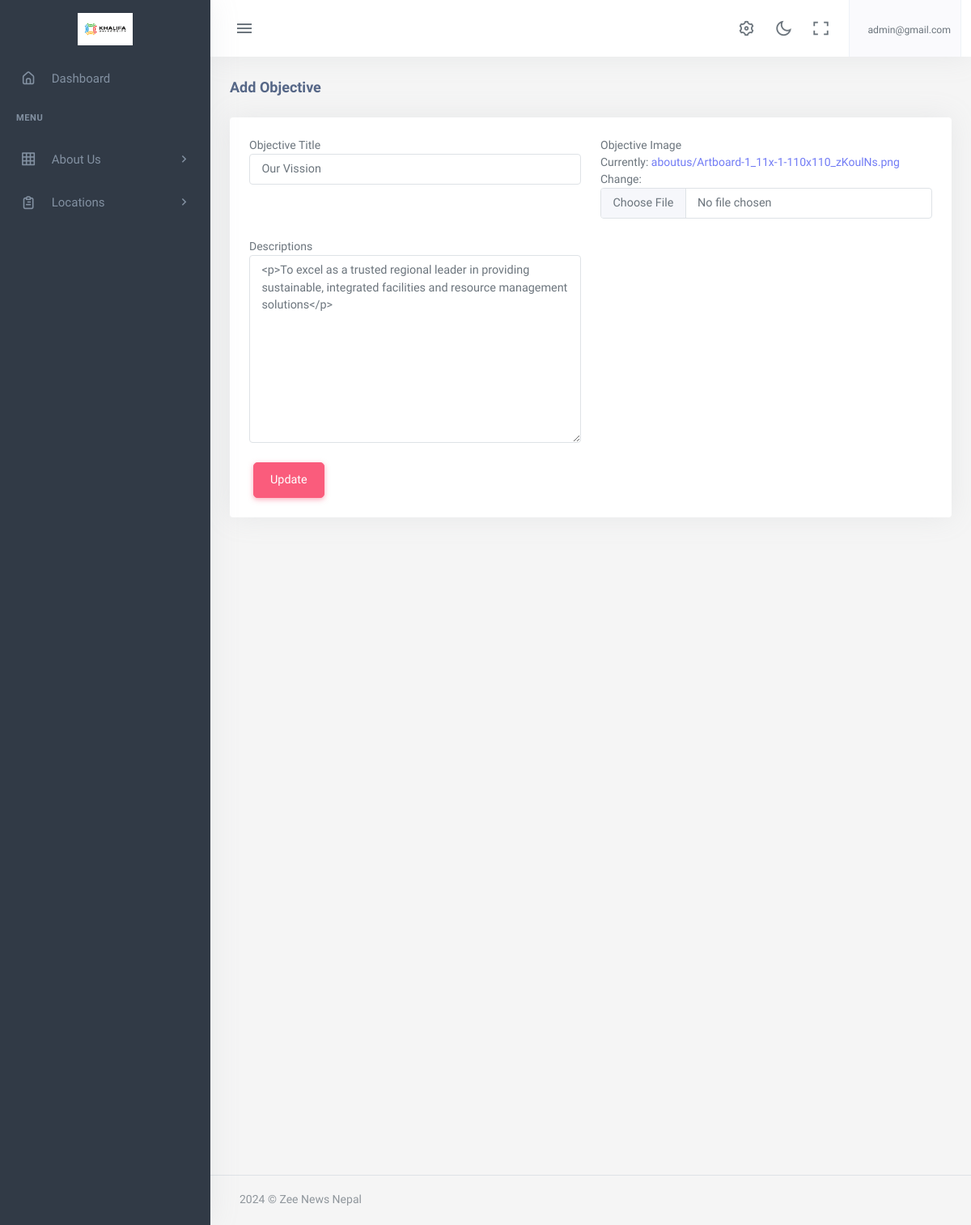
The app's page /dashboard/about/objective/detail/1 (signed in), older data.
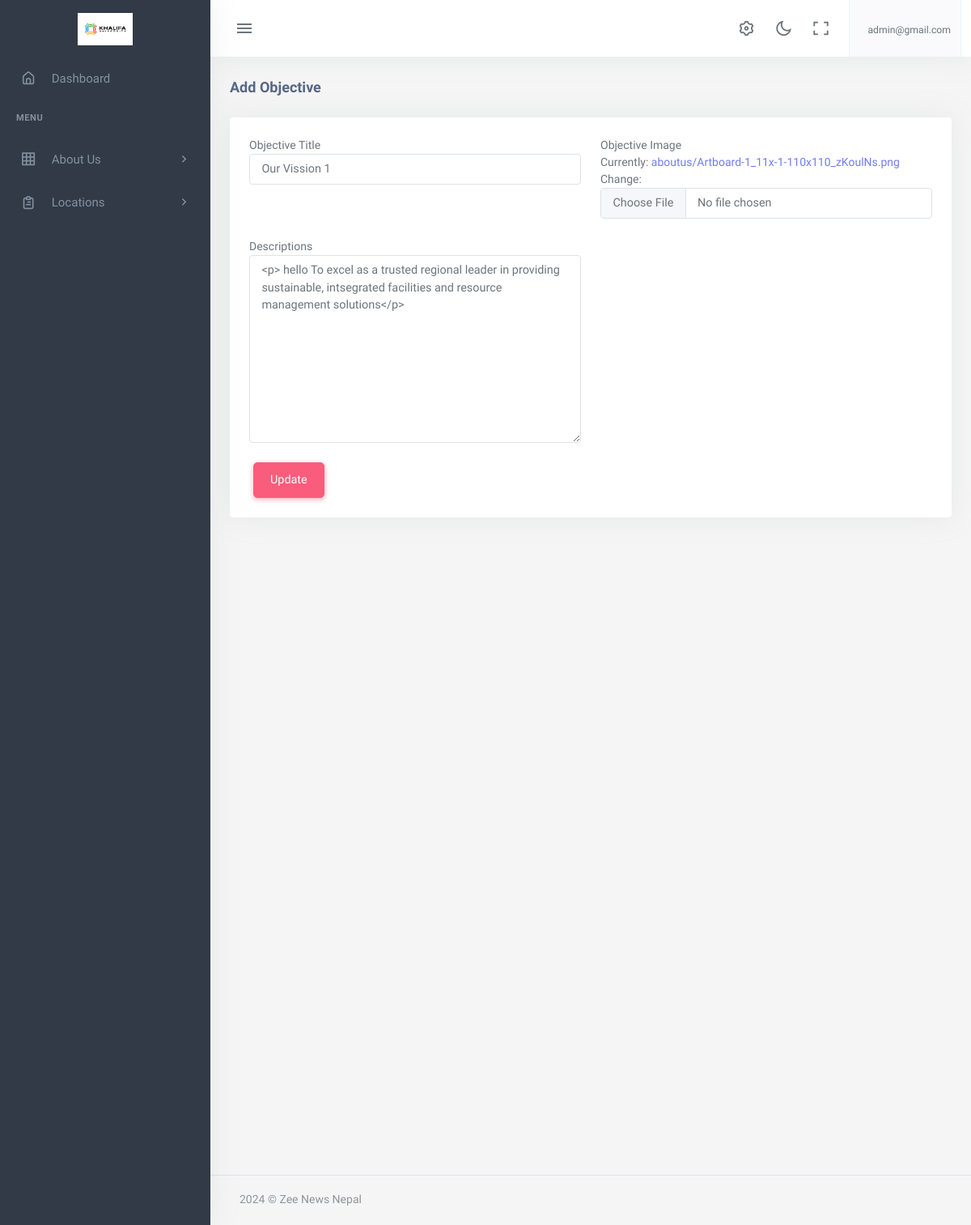
The same page, newer data.
### about/models.py (models this page shows, shortened)
class Objective(models.Model):
    title = models.CharField(verbose_name='Objective Title',max_length=150)
    image = models.ImageField(verbose_name='Objective Image',upload_to='aboutus/')
    descriptions = RichTextField(verbose_name='Descriptions')
    class Meta:
        ordering =['id']
        verbose_name = 'Our Objective'
        verbose_name_plural = "Our Objectives"

### app2/views.py (the view, shortened to what this page needs)
# urls.py: path('about/objective/detail/<int:id>',ObjectivesDetailView.as_view(), name='objective_detail'),
@method_decorator(login_required, name='dispatch')
class ObjectivesDetailView(generic.UpdateView):
    model = Objective
    template_name ='app2/objectivs_detail.html'
    context_object_name ='objective_detail'
    pk_url_kwarg ='id'
    form_class = ObjectiveForm

### app2/forms.py
class ObjectiveForm(forms.ModelForm):
    class Meta:
        model = Objective
        fields = '__all__'
    def __init__(self, *args, **kwargs):
        super(ObjectiveForm, self).__init__(*args, **kwargs)
        for field_name, field in self.fields.items():
            field.widget.attrs['placeholder'] = f"Enter {field_name}"
            field.widget.attrs['class'] = 'form-control'

### app/context_processor.py (called while the page is built)
def solutions(request):
    solutions_data = Solutions.objects.all()
    context = {
        'solution_category': solutions_data
    }
    return context

def sectors(request):
    secots_all = Sector.objects.all()
    context = {
        'secotrs':secots_all
    }
    return context

def career_category(request):
    categories = Category.objects.all()
    return({
        'careers_categories':categories
    })

def organizationsetting(request):
    organization_setting = OrganizationSetting.objects.first()
    return ({
        'organization_settings': organization_setting
    })

def locations(request):
    all_office_locations = Office.objects.all()[:5]
    return({
        'office_locations':all_office_locations
    })

### app2/templates/app2/objectivs_detail.html (shortened to what this page needs)
{% extends 'app2/base.html' %}
{% load static %}
{% block body %}
            <div class="content-page">
                <div class="content">
                    <div class="container-fluid">
                        <div class="row">
                            <div class="col-12">
                                <div class="page-title-box">
                                    <h4 class="page-title">{% if instance %}Edit Objective{% else %}Add Objective{% endif %}
                                    </h4>
                                </div>
                            </div>
                        </div>
                        <form method="post" enctype="multipart/form-data" action="{% if not form.initial %}{% url 'dashboard:objective_create' %}{% endif %}">
                        <div class="row">
                            <div class="col-12">
                                <div class="card">
                                    <div class="card-body">
                                        <div class="row">
                                            {% for field in form %}
                                            <div class="col-xl-6">
                                                {{field.label}}
                                                <div class="mb-3">
                                                    {{field}}
                                                </div>
                                            </div>
                                            {% endfor %}
                                            <div class="col-12 ">
                                            {% if form.initial %}
                                                <button type="submit" class="btn btn-danger float-center chat-send waves-effect waves-light">Update </button>
                                            {% else %}
                                                <button type="submit" class="btn btn-danger float-center chat-send waves-effect waves-light">Add </button>
                                            {% endif %}
                                            </div>
                                        </div>
                                </div>
                            </div>
                        </div>
                    </form>
                    </div>
                </div>
       {%endblock%}

Row changes from the older to the newer data that the page shows:
changed Objective: title "Our Vission" → "Our Vission 1"; descriptions "<p>To excel as a trusted regional leader in providing sustainable, integrated facilities and resource management solutions</p>" → "<p> hello To excel as a trusted regional leader in providing sustainable, intsegrated facilities and resource management solutions</p>"
